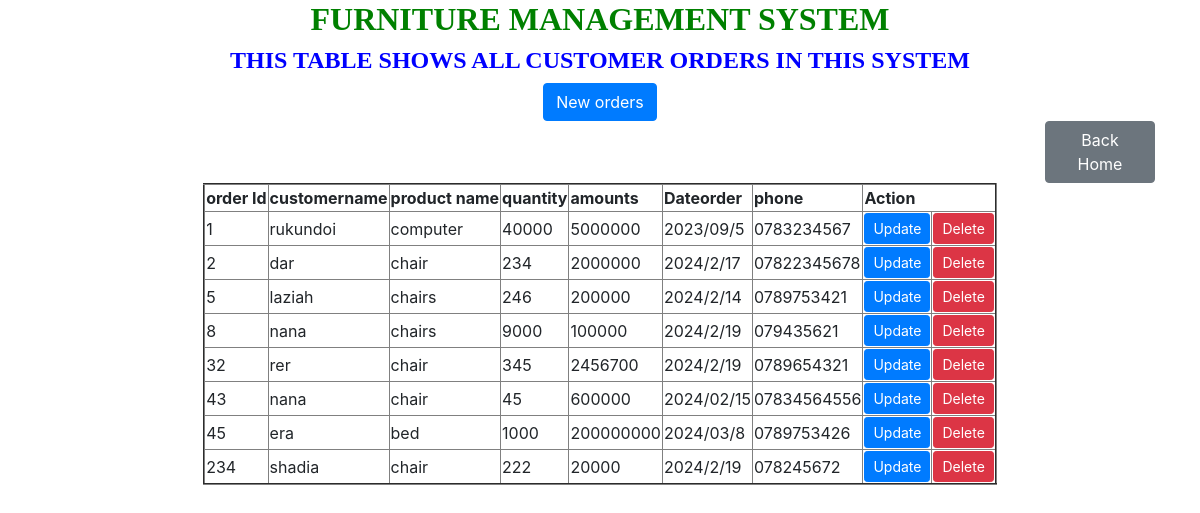
/viewcustomer_orders.php, run on the app's committed database.
### tables this page shows
CREATE TABLE IF NOT EXISTS `customer_orders` (
  `order_id` int(10) NOT NULL AUTO_INCREMENT,
  `customer_name` varchar(255) NOT NULL,
  `product_name` varchar(200) NOT NULL,
  `quantity` int(20) NOT NULL,
  `amounts` int(20) NOT NULL,
  `Dateorder` varchar(200) NOT NULL,
  `phone` varchar(222) NOT NULL,
  PRIMARY KEY (`order_id`)
);

### viewcustomer_orders.php (the view, shortened to what this page needs)
<!DOCTYPE html>
<html>
<head>
    <link href="https://stackpath.bootstrapcdn.com/bootstrap/4.5.2/css/bootstrap.min.css" rel="stylesheet">
</head>
<body>
<center>
    <div class="container">
        <h2 style="text-align: center; font-family: century; font-weight: bold; color: green;">FURNITURE MANAGEMENT SYSTEM</h2>
        <h4 style="text-align: center; font-family: century; font-weight: bold; color:blue;">THIS TABLE SHOWS ALL CUSTOMER ORDERS IN THIS SYSTEM </h4>
        <a href="customer_orders.html" class="btn btn-primary" style="margin-top: 0px;">New orders</a>
        <a href="home.html" class="btn btn-secondary" style="margin-left: 1000px;">Back Home</a>
        <table border="2">
            <thead>
                <tr>
                    <th>order Id</th>
                    <th>customername</th>
                    <th>product name</th>
                    <th>quantity</th>
                    <th>amounts</th>
                    <th>Dateorder</th>
                     <th>phone</th>
                    <th colspan="2">Action</th>
                </tr>
            </thead>
            <tbody>
                <?php
                include "databaseconnection.php";
                $sql = "SELECT * FROM customer_orders";
                $result = $connection->query($sql);
                while ($row = $result->fetch_assoc()) {
                    echo "
                    <tr>
                        <td>{$row['order_id']}</td>
                        <td>{$row['customer_name']}</td>
                        <td>{$row['product_name']}</td>
                        <td>{$row['quantity']}</td>
                        <td>{$row['amounts']}</td>
                        <td>{$row['Dateorder']}</td>
                        <td>{$row['phone']}</td>
                        <td>
                            <a href='/RUKUNDO_AGNES_LAZIAH_222012834_GrpB_CAT/updatecustomer_orders.php?order_id={$row['order_id']}' class='btn btn-primary btn-sm'>Update</a></td>
                            <td>
                            <a href='/RUKUNDO_AGNES_LAZIAH_222012834_GrpB_CAT/deletecustomer_orders.php?order_id={$row['order_id']}' class='btn btn-danger btn-sm'>Delete</a>
                        </td>
                    </tr>
                    ";
                }
                ?>
            </tbody>
        </table>
    </div>
    </center>
</body>
</html>

### data on the page
customer_orders: order_id "1", customer_name "rukundoi", product_name "computer", quantity "40000", amounts "5000000", Dateorder "2023/09/5", phone "0783234567"
customer_orders: order_id "2", customer_name "dar", product_name "chair", quantity "234", amounts "2000000", Dateorder "2024/2/17", phone "07822345678"
customer_orders: order_id "5", customer_name "laziah", product_name "chairs", quantity "246", amounts "200000", Dateorder "2024/2/14", phone "0789753421"
customer_orders: order_id "8", customer_name "nana", product_name "chairs", quantity "9000", amounts "100000", Dateorder "2024/2/19", phone "079435621"
customer_orders: order_id "32", customer_name "rer", product_name "chair", quantity "345", amounts "2456700", Dateorder "2024/2/19", phone "0789654321"
customer_orders: order_id "43", customer_name "nana", product_name "chair", quantity "45", amounts "600000", Dateorder "2024/02/15", phone "07834564556"
customer_orders: order_id "45", customer_name "era", product_name "bed", quantity "1000", amounts "200000000", Dateorder "2024/03/8", phone "0789753426"
customer_orders: order_id "234", customer_name "shadia", product_name "chair", quantity "222", amounts "20000", Dateorder "2024/2/19", phone "078245672"
